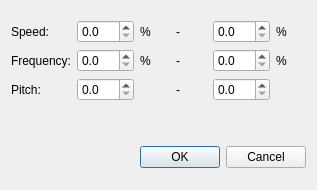
<?xml version="1.0" encoding="UTF-8"?>
<ui version="4.0">
 <class>LimitSettingWnd</class>
 <widget class="QDialog" name="LimitSettingWnd">
  <property name="geometry">
   <rect>
    <x>0</x>
    <y>0</y>
    <width>317</width>
    <height>190</height>
   </rect>
  </property>
  <property name="windowTitle">
   <string>Max/Min setting</string>
  </property>
  <layout class="QVBoxLayout" name="verticalLayout">
   <property name="bottomMargin">
    <number>13</number>
   </property>
   <item>
    <layout class="QGridLayout" name="gridLayout">
     <property name="bottomMargin">
      <number>30</number>
     </property>
     <item row="0" column="0">
      <widget class="QLabel" name="label">
       <property name="text">
        <string>Speed:</string>
       </property>
      </widget>
     </item>
     <item row="0" column="1">
      <widget class="QDoubleSpinBox" name="m_minSpeedEdit">
       <property name="decimals">
        <number>1</number>
       </property>
       <property name="singleStep">
        <double>0.100000000000000</double>
       </property>
      </widget>
     </item>
     <item row="0" column="2">
      <widget class="QLabel" name="label_6">
       <property name="text">
        <string>%</string>
       </property>
      </widget>
     </item>
     <item row="0" column="3">
      <widget class="QLabel" name="label_7">
       <property name="text">
        <string>-</string>
       </property>
      </widget>
     </item>
     <item row="0" column="4">
      <widget class="QDoubleSpinBox" name="m_maxSpeedEdit">
       <property name="decimals">
        <number>1</number>
       </property>
       <property name="singleStep">
        <double>0.100000000000000</double>
       </property>
      </widget>
     </item>
     <item row="0" column="5">
      <widget class="QLabel" name="label_4">
       <property name="text">
        <string>%</string>
       </property>
      </widget>
     </item>
     <item row="1" column="0">
      <widget class="QLabel" name="label_2">
       <property name="text">
        <string>Frequency:</string>
       </property>
      </widget>
     </item>
     <item row="1" column="1">
      <widget class="QDoubleSpinBox" name="m_minFreqEdit">
       <property name="decimals">
        <number>1</number>
       </property>
       <property name="singleStep">
        <double>0.100000000000000</double>
       </property>
      </widget>
     </item>
     <item row="1" column="2">
      <widget class="QLabel" name="label_8">
       <property name="text">
        <string>%</string>
       </property>
      </widget>
     </item>
     <item row="1" column="3">
      <widget class="QLabel" name="label_9">
       <property name="text">
        <string>-</string>
       </property>
      </widget>
     </item>
     <item row="1" column="4">
      <widget class="QDoubleSpinBox" name="m_maxFreqEdit">
       <property name="decimals">
        <number>1</number>
       </property>
       <property name="singleStep">
        <double>0.100000000000000</double>
       </property>
      </widget>
     </item>
     <item row="1" column="5">
      <widget class="QLabel" name="label_5">
       <property name="text">
        <string>%</string>
       </property>
      </widget>
     </item>
     <item row="2" column="0">
      <widget class="QLabel" name="label_3">
       <property name="text">
        <string>Pitch:</string>
       </property>
      </widget>
     </item>
     <item row="2" column="1">
      <widget class="CPitchSpinBox" name="m_minPitchEdit">
       <property name="decimals">
        <number>1</number>
       </property>
       <property name="singleStep">
        <double>0.100000000000000</double>
       </property>
      </widget>
     </item>
     <item row="2" column="3">
      <widget class="QLabel" name="label_10">
       <property name="text">
        <string>-</string>
       </property>
      </widget>
     </item>
     <item row="2" column="4">
      <widget class="CPitchSpinBox" name="m_maxPitchEdit">
       <property name="decimals">
        <number>1</number>
       </property>
       <property name="singleStep">
        <double>0.100000000000000</double>
       </property>
      </widget>
     </item>
    </layout>
   </item>
   <item>
    <widget class="QDialogButtonBox" name="buttonBox">
     <property name="orientation">
      <enum>Qt::Horizontal</enum>
     </property>
     <property name="standardButtons">
      <set>QDialogButtonBox::Cancel|QDialogButtonBox::Ok</set>
     </property>
    </widget>
   </item>
  </layout>
 </widget>
 <customwidgets>
  <customwidget>
   <class>CPitchSpinBox</class>
   <extends>QDoubleSpinBox</extends>
   <header>PitchSpinBox.h</header>
  </customwidget>
 </customwidgets>
 <tabstops>
  <tabstop>m_minSpeedEdit</tabstop>
  <tabstop>m_maxSpeedEdit</tabstop>
  <tabstop>m_minFreqEdit</tabstop>
  <tabstop>m_maxFreqEdit</tabstop>
  <tabstop>m_minPitchEdit</tabstop>
  <tabstop>m_maxPitchEdit</tabstop>
 </tabstops>
 <resources/>
 <connections>
  <connection>
   <sender>buttonBox</sender>
   <signal>accepted()</signal>
   <receiver>LimitSettingWnd</receiver>
   <slot>accept()</slot>
   <hints>
    <hint type="sourcelabel">
     <x>248</x>
     <y>254</y>
    </hint>
    <hint type="destinationlabel">
     <x>157</x>
     <y>274</y>
    </hint>
   </hints>
  </connection>
  <connection>
   <sender>buttonBox</sender>
   <signal>rejected()</signal>
   <receiver>LimitSettingWnd</receiver>
   <slot>reject()</slot>
   <hints>
    <hint type="sourcelabel">
     <x>316</x>
     <y>260</y>
    </hint>
    <hint type="destinationlabel">
     <x>286</x>
     <y>274</y>
    </hint>
   </hints>
  </connection>
 </connections>
</ui>
